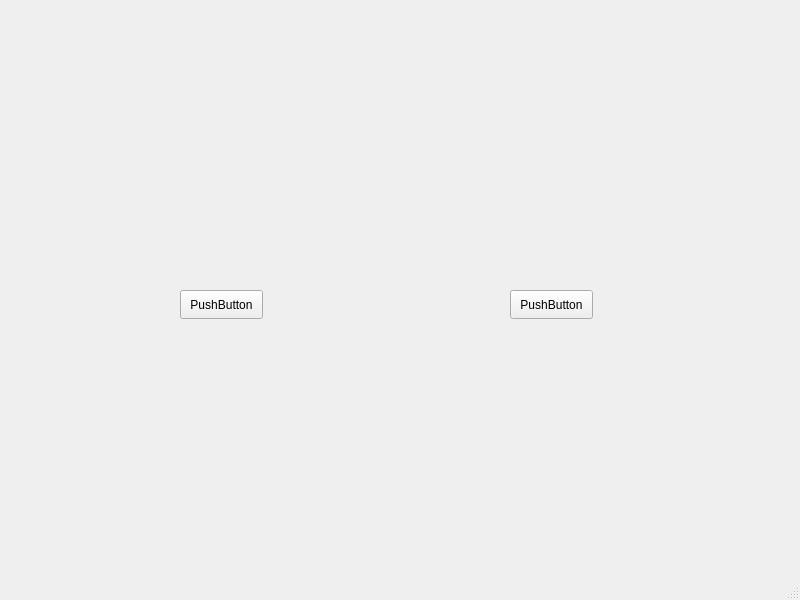
<?xml version="1.0" encoding="UTF-8"?>
<ui version="4.0">
 <class>MainWindow</class>
 <widget class="QMainWindow" name="MainWindow">
  <property name="geometry">
   <rect>
    <x>0</x>
    <y>0</y>
    <width>800</width>
    <height>600</height>
   </rect>
  </property>
  <property name="windowTitle">
   <string>MainWindow</string>
  </property>
  <widget class="QWidget" name="centralwidget">
   <widget class="QPushButton" name="pushButton">
    <property name="geometry">
     <rect>
      <x>180</x>
      <y>290</y>
      <width>83</width>
      <height>29</height>
     </rect>
    </property>
    <property name="text">
     <string>PushButton</string>
    </property>
   </widget>
   <widget class="QPushButton" name="pushButton_2">
    <property name="geometry">
     <rect>
      <x>510</x>
      <y>290</y>
      <width>83</width>
      <height>29</height>
     </rect>
    </property>
    <property name="text">
     <string>PushButton</string>
    </property>
   </widget>
  </widget>
  <widget class="QMenuBar" name="menubar">
   <property name="geometry">
    <rect>
     <x>0</x>
     <y>0</y>
     <width>800</width>
     <height>25</height>
    </rect>
   </property>
  </widget>
  <widget class="QStatusBar" name="statusbar"/>
 </widget>
 <resources/>
 <connections/>
</ui>
